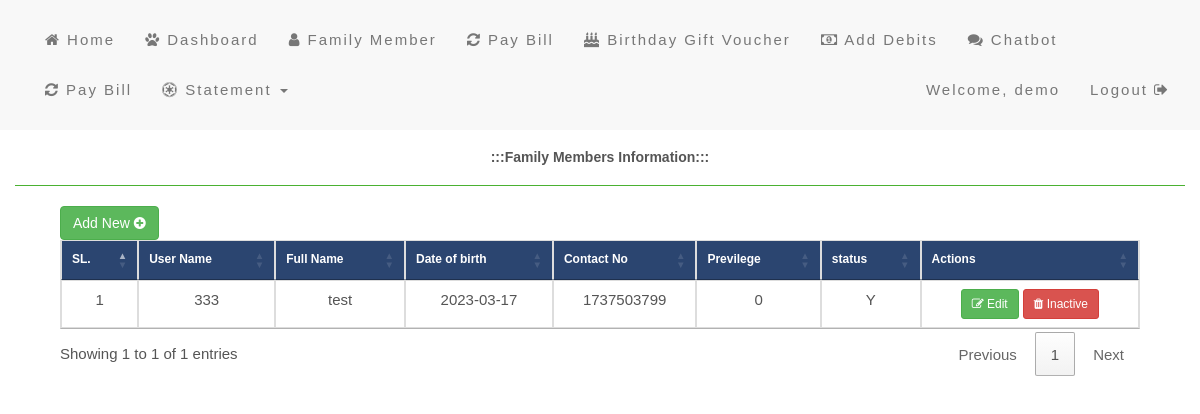
Screenshot of /family_member.php (signed in) with the database file from the repository.
### tables this page shows
CREATE TABLE `family_members` (
  `member_id` int(11) NOT NULL,
  `user_id` int(11) NOT NULL,
  `username` varchar(50) NOT NULL,
  `full_name` varchar(100) NOT NULL,
  `date_of_birth` date NOT NULL,
  `mobile_number` varchar(20) NOT NULL,
  `privilege_status` varchar(11) NOT NULL,
  `created_at` datetime NOT NULL,
  `status` varchar(20) NOT NULL
);

### family_member.php (the view, shortened to what this page needs)
<?php
include_once 'common/header.php';
include_once 'db/config.php';
$user_id= $_SESSION['id'];
$card_stauts= $_SESSION['card_stauts'];
    $sql = mysqli_query($conn, "SELECT `member_id`, `user_id`, `username`, `full_name`, `date_of_birth`, `mobile_number`,
 `privilege_status`, `created_at`, `status` FROM `family_members` WHERE user_id='$user_id'");
?>
<div class="container-fluid bg-3 text-center">
    <h5><strong> :::Family Members Information::: </strong></h5>
    <hr />
    <div class="row margin_a">
        <form method="post" action="" enctype="multipart/form-data">
            <div class="col-xs-12 col-sm-12 col-md-12 col-lg-12" id="div_1">
                <?php if ($card_stauts == 'Y') { ?>
                    <a href="add_family_member.php" class="btn btn-success left_align">Add New <i class="fa fa-plus-circle"></i>
                    </a>
                <?php } ?>
                <table class="table table-responsive table-bordered" id="table_list">
                    <thead>
                    <tr style="background-color: #2b4570; color: white; font-size: 12px;">
                        <th>SL.</th>
                        <th>User Name</th>
                        <th>Full Name</th>
                        <th>Date of birth</th>
                        <th>Contact No</th>
                        <th>Previlege</th>
                        <th>status</th>
                        <th>Actions</th>
                    </tr>
                    </thead>
                    <tbody>
                    <?php
                    $i = 1;
                    while ($rows = mysqli_fetch_array($sql)) {
                        ?>
                        <tr>
                            <td><?php echo $i++; ?></td>
                            <td><?php echo $rows['username']; ?></td>
                            <td><?php echo $rows['full_name']; ?></td>
                            <td><?php echo $rows['date_of_birth']; ?></td>
                            <td><?php echo $rows['mobile_number']; ?></td>
                            <td><?php echo $rows['privilege_status']; ?></td>
                            <td><?php echo $rows['status']; ?></td>
                            <td>
                                <a href="edit_family_member.php?id=<?php echo $rows['member_id']; ?>" class="btn btn-success btn-sm"><i
                                            class="fa fa-edit"></i> Edit</a>
                                <button type="submit" class="btn btn-danger btn-sm" value="<?php echo $rows['member_id']; ?>"
                                        name="u_status" onclick="return confirm('Are you sure?')"><i
                                            class="fa fa-trash"></i> <?php if ($rows['status'] == "Y") { ?>Inactive <?php } else { ?> Active <?php } ?></button>
                            </td>
                        </tr>
                    <?php } ?>
                    </tbody>
                </table>
            </div>
        </form>
    </div>
</div>
</body>
</html>

### common/header.php (style rules this page uses)
body { font: 15px Montserrat, sans-serif; line-height: 1.8; color: #f5f6f7; }
.bg-3 { background-color: #ffffff; color: #555555; }
.container-fluid { padding-top: 10px; padding-bottom: 10px; }
.table th { font-size: 12px; }
.left_align { float: left; }
.margin_a { margin-left: 30px; margin-right: 30px; }
hr { border-top: 1px solid #4ab131; }

### rows the page displays
family_members: username "333", full_name "test", date_of_birth "2023-03-17", mobile_number "1737503799", privilege_status "0", status "Y", shows "Inactive"

### other values shown
$_SESSION['name'] "demo"
